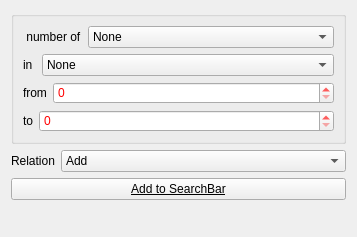
       <widget class="QWidget" name="p_stat">
        <property name="geometry">
         <rect>
          <x>0</x>
          <y>0</y>
          <width>357</width>
          <height>237</height>
         </rect>
        </property>
        <attribute name="label">
         <string>Statistic Search</string>
        </attribute>
        <layout class="QVBoxLayout" name="verticalLayout_19">
         <item>
          <widget class="QGroupBox" name="groupBox_10">
           <property name="title">
            <string/>
           </property>
           <layout class="QVBoxLayout" name="verticalLayout_17">
            <item>
             <layout class="QHBoxLayout" name="horizontalLayout_11">
              <item>
               <widget class="QLabel" name="label_18">
                <property name="sizePolicy">
                 <sizepolicy hsizetype="Fixed" vsizetype="Preferred">
                  <horstretch>0</horstretch>
                  <verstretch>0</verstretch>
                 </sizepolicy>
                </property>
                <property name="text">
                 <string> number of</string>
                </property>
                <property name="buddy">
                 <cstring>o_stat_num</cstring>
                </property>
               </widget>
              </item>
              <item>
               <widget class="QComboBox" name="o_stat_num">
                <item>
                 <property name="text">
                  <string>None</string>
                 </property>
                </item>
                <item>
                 <property name="text">
                  <string>Letters</string>
                 </property>
                </item>
                <item>
                 <property name="text">
                  <string>Words</string>
                 </property>
                </item>
                <item>
                 <property name="text">
                  <string>Words (الله)</string>
                 </property>
                </item>
                <item>
                 <property name="text">
                  <string>Ayas</string>
                 </property>
                </item>
                <item>
                 <property name="text">
                  <string>Ruku's</string>
                 </property>
                </item>
               </widget>
              </item>
             </layout>
            </item>
            <item>
             <layout class="QHBoxLayout" name="horizontalLayout_12">
              <item>
               <widget class="QLabel" name="label_22">
                <property name="sizePolicy">
                 <sizepolicy hsizetype="Fixed" vsizetype="Preferred">
                  <horstretch>0</horstretch>
                  <verstretch>0</verstretch>
                 </sizepolicy>
                </property>
                <property name="text">
                 <string>in </string>
                </property>
                <property name="buddy">
                 <cstring>o_stat_in</cstring>
                </property>
               </widget>
              </item>
              <item>
               <widget class="QComboBox" name="o_stat_in">
                <item>
                 <property name="text">
                  <string>None</string>
                 </property>
                </item>
                <item>
                 <property name="text">
                  <string>Aya</string>
                 </property>
                </item>
                <item>
                 <property name="text">
                  <string>Sura</string>
                 </property>
                </item>
               </widget>
              </item>
             </layout>
            </item>
            <item>
             <layout class="QHBoxLayout" name="horizontalLayout_13">
              <item>
               <widget class="QLabel" name="label_23">
                <property name="sizePolicy">
                 <sizepolicy hsizetype="Fixed" vsizetype="Preferred">
                  <horstretch>0</horstretch>
                  <verstretch>0</verstretch>
                 </sizepolicy>
                </property>
                <property name="text">
                 <string>from</string>
                </property>
                <property name="buddy">
                 <cstring>o_stat_from</cstring>
                </property>
               </widget>
              </item>
              <item>
               <widget class="QSpinBox" name="o_stat_from">
                <property name="styleSheet">
                 <string>color : red</string>
                </property>
               </widget>
              </item>
             </layout>
            </item>
            <item>
             <layout class="QHBoxLayout" name="horizontalLayout_14">
              <item>
               <widget class="QLabel" name="label_24">
                <property name="sizePolicy">
                 <sizepolicy hsizetype="Fixed" vsizetype="Preferred">
                  <horstretch>0</horstretch>
                  <verstretch>0</verstretch>
                 </sizepolicy>
                </property>
                <property name="text">
                 <string>to</string>
                </property>
                <property name="buddy">
                 <cstring>o_stat_to</cstring>
                </property>
               </widget>
              </item>
              <item>
               <widget class="QSpinBox" name="o_stat_to">
                <property name="styleSheet">
                 <string>color : red</string>
                </property>
               </widget>
              </item>
             </layout>
            </item>
           </layout>
          </widget>
         </item>
         <item>
          <layout class="QHBoxLayout" name="horizontalLayout_31">
           <item>
            <widget class="QLabel" name="label_13">
             <property name="sizePolicy">
              <sizepolicy hsizetype="Fixed" vsizetype="Preferred">
               <horstretch>0</horstretch>
               <verstretch>0</verstretch>
              </sizepolicy>
             </property>
             <property name="text">
              <string>Relation</string>
             </property>
             <property name="buddy">
              <cstring>o_relation_stat</cstring>
             </property>
            </widget>
           </item>
           <item>
            <widget class="QComboBox" name="o_relation_stat">
             <item>
              <property name="text">
               <string>Add</string>
              </property>
             </item>
             <item>
              <property name="text">
               <string>Replace</string>
              </property>
             </item>
             <item>
              <property name="text">
               <string>(OR)</string>
              </property>
             </item>
             <item>
              <property name="text">
               <string>(AND)</string>
              </property>
             </item>
             <item>
              <property name="text">
               <string>(ANDNOT)</string>
              </property>
             </item>
            </widget>
           </item>
          </layout>
         </item>
         <item>
          <widget class="QPushButton" name="o_add2query_stat">
           <property name="font">
            <font>
             <weight>50</weight>
             <bold>false</bold>
             <underline>true</underline>
             <strikeout>false</strikeout>
             <kerning>false</kerning>
            </font>
           </property>
           <property name="cursor">
            <cursorShape>PointingHandCursor</cursorShape>
           </property>
           <property name="toolTip">
            <string/>
           </property>
           <property name="text">
            <string>Add to SearchBar</string>
           </property>
           <property name="icon">
            <iconset resource="../resources/main.qrc">
             <normaloff>:/resources/up-16.png</normaloff>:/resources/up-16.png</iconset>
           </property>
          </widget>
         </item>
         <item>
          <spacer name="verticalSpacer_4">
           <property name="orientation">
            <enum>Qt::Vertical</enum>
           </property>
           <property name="sizeHint" stdset="0">
            <size>
             <width>20</width>
             <height>40</height>
            </size>
           </property>
          </spacer>
         </item>
        </layout>
       </widget>
